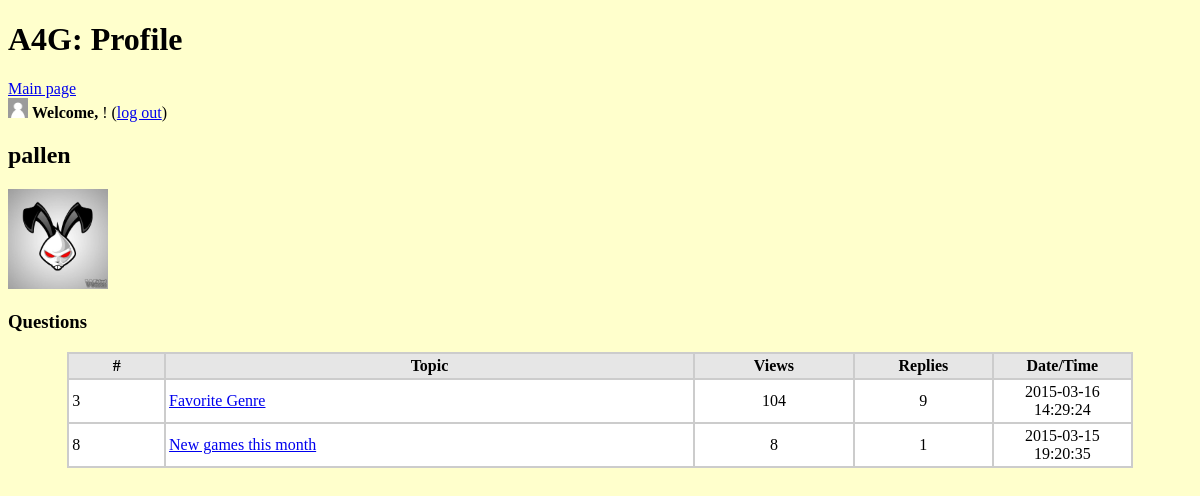
The page /profile.php?id=1 on the database its author committed.
### tables this page shows
CREATE TABLE IF NOT EXISTS `user` (
`id` int(4) NOT NULL,
  `username` varchar(30) NOT NULL,
  `password` varchar(30) NOT NULL,
  `picture` longtext NOT NULL
);

CREATE TABLE IF NOT EXISTS `question` (
  `u_id` int(4) NOT NULL,
`q_id` int(4) NOT NULL,
  `topic` varchar(255) NOT NULL,
  `detail` longtext NOT NULL,
  `datetime` timestamp NOT NULL DEFAULT '0000-00-00 00:00:00' ON UPDATE CURRENT_TIMESTAMP,
  `view` int(4) DEFAULT '0',
  `reply` int(4) DEFAULT '0',
  `value` int(5) NOT NULL DEFAULT '0'
);

### profile.php (the view, shortened to what this page needs)
<?php
include_once "creds.php";
$tbl_name="question";
$tbl_name2="user";
$db = new mysqli($host, $user,$pw,$db_name);
$id=$_GET['id'];
$sql="SELECT * FROM `$tbl_name` WHERE `u_id` = $id";
$sqlname = "SELECT * FROM `$tbl_name2` WHERE `id` = $id";
$rname=$db->query($sqlname);
$roname=mysqli_fetch_array($rname);
?>
<!DOCTYPE html>
<head>
<link rel="stylesheet" type="text/css" href="style.css">
</head>
<html>
<h1> A4G: Profile </h1><a href=index.php>Main page</a>
<body>
<BR>
<?php
	$uname = $_SESSION['username'];
	$sql1="SELECT id FROM `$tbl_name2` WHERE `username` =  '".$uname. "'";
	$result=$db->query($sql);
	$results=$db->query($sql1);
	$row=mysqli_fetch_array($results);
	$sqlpic ="SELECT picture FROM `$tbl_name2` WHERE `username` = '".$uname. "'";
	$respic = $db->query($sqlpic);
	$rpic = mysqli_fetch_array($respic);
	if($rpic['picture'] == "" ){
		echo "<img width='20' height = '20' src='Pictures/default.png' alt='Default Profile Pic'>";
	}
	else{
		echo"<img width='20' height='20' src='Pictures/".$rpic['picture']."' alt=Profile Pic'>";
	}
?>
<td> <strong>Welcome, </strong> <a href="profile.php?id=<?php echo $row['id']; ?>" ><?=$_SESSION['username']?> </a> !
(<a href="index.php?action=logout">log out</a>)</td>
<td> <h2><?php echo $roname['username']; ?> </h2>
<?php
$q = "SELECT * FROM `$tbl_name2` where `id` = $id ";
$res = $db->query($q);
while($r = mysqli_fetch_array($res)){
	if($r['picture'] == "" ){
		echo "<img width='100' height = '100' src='Pictures/default.png' alt='Default Profile Pic'>";
	}
	else{
		echo"<img width='100' height='100' src='Pictures/".$r['picture']."' alt=Profile Pic'>";
	}
}
echo "<br>";
?>
<h3>Questions</h3>
<table width="90%" border="0" align="center" cellpadding="3" cellspacing"1" bgcolor="#CCCCCC">
	<tr>
		<td width-"13%" align="center" bgcolor="#E6E6E6"><strong>#</strong></td>
		<td width="50%" align="center" bgcolor="#E6E6E6"><strong>Topic</strong></td>
		<td width="15%" align="center" bgcolor="#E6E6E6"><strong>Views</strong></td>
		<td width="13%" align="center" bgcolor="#E6E6E6"><strong>Replies</strong></td>
		<td width="13%" align="center" bgcolor="#E6E6E6"><strong>Date/Time</strong></td>
	</tr>
	<?php
	while($rows=mysqli_fetch_array($result)){
		?>
		<tr>
			<td bgcolor="#FFFFFF"><?php echo $rows['q_id']; ?></td>
			<td bgcolor="#FFFFFF"><a href="view.php?id=<?php echo $rows['q_id']; ?> "><?php echo $rows['topic']; ?></a><BR></td>
			<td align="center" bgcolor="#FFFFFF"><?php echo $rows['view']; ?></td>
			<td align="center" bgcolor="#FFFFFF"><?php echo $rows['reply']; ?></td>
			<td align="center" bgcolor="#FFFFFF"><?php echo $rows['datetime']; ?></td>
		</tr>
		<?php
	}
?>
</body>
</html>

### style.css (style rules this page uses)
body { background-color: #FFFFCC; }
h1 { color: : #3333CC; }

### rows shown on the page
user: username "pallen", picture (picture)
question: q_id "3", topic "Favorite Genre", view "104", reply "9", datetime "2015-03-16 14:29:24"
question: q_id "8", topic "New games this month", view "8", reply "1", datetime "2015-03-15 19:20:35"
